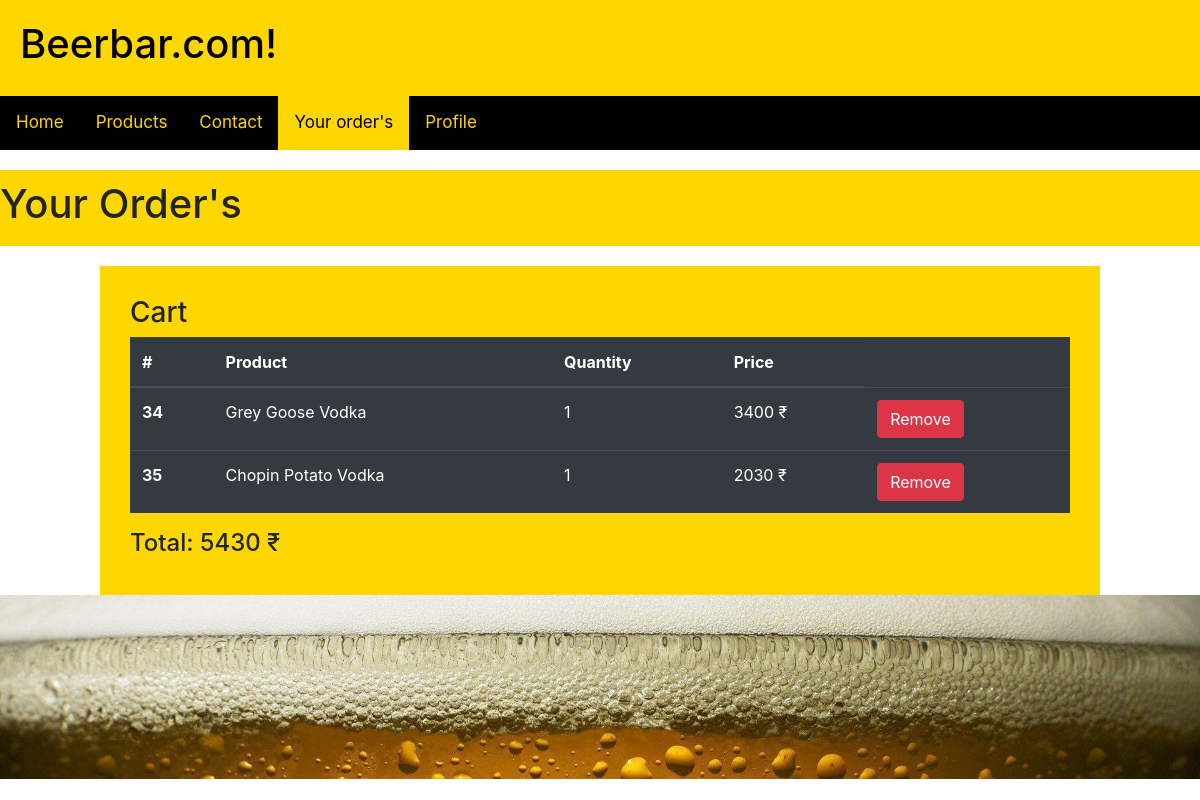
/yourorder (signed in), run on the app's committed database.
### beerbar/models.py (models this page shows, shortened)
class Order(models.Model):
    customer = models.CharField(max_length=70, default='admin')
    name = models.CharField(max_length=70)
    price = models.CharField(max_length=70)

### beerbar/views.py (the view)
# urls.py: path('yourorder', views.yourorder, name='yourorder'),
def yourorder(request):
    if request.user.is_authenticated:
        all_orders = Order.objects.filter(customer=request.user)
        template = loader.get_template('beerbar/yourorder.html')
        total = Order.objects.filter(customer=request.user).aggregate(Sum('price'))
        context = {
            'all_orders':all_orders,
            'total': total
        }
        return HttpResponse(template.render(context, request))
    else:
        return HttpResponseRedirect('login/')

### beerbar/templates/beerbar/yourorder.html (shortened to what this page needs)
{% extends 'beerbar/base.html' %}
{% block body %}
{% load static %}
<html>
<head>
    <link rel="stylesheet" type="text/css" href="{% static 'beerbar/yourorder.css' %}">
</head>
<body>
  <div class="main-heading">
    <h1>Your Order's</h1>
  </div>
  <div class="cart">
    <h3>Cart </h3>
    {% if all_orders %}
    <table class="table  table-dark">
      <thead>
        <tr>
          <th scope="col">#</th>
          <th scope="col">Product</th>
          <th scope="col">Quantity</th>
          <th scope="col">Price</th>
        </tr>
      </thead>
      <tbody>
        {% for order in all_orders %}
        <tr>
          <th scope="row">{{order.id}}</th>
          <td>{{order.name}}</td>
          <td>1</td>
          <td>{{order.price}} ₹ <form action="{% url 'delete' order.id %}" method="POST" >{% csrf_token %}
          <td><input type="submit" class="btn btn-danger " value="Remove"></span></td>
        </form>
        </tr>
        {% endfor %}
      </tbody>
    </table>
    <h4>Total:  {{total.price__sum}} ₹</h4>
    </div>
    {% else %}
    <div class="cartimage">
      <a href="http://127.0.0.1:8000/products"><img  src="{% static 'beerbar/images/cart.jpg'%}" width="500" height="300"></a>
    </div>
    {% endif %}
</body>
</html>
{% endblock %}

### beerbar/static/beerbar/yourorder.css (style rules this page uses)
body { background-image: url('https://images.unsplash.com/photo-1436076863939-06870fe779c2?ixlib=rb-1.2.1&ixid=eyJhcHBfaWQiOjEyMDd9&auto=format&fit=crop&w=1500&q=80'); }
.main-heading { background-color: gold; padding-top: 10px; padding-bottom: 10px; margin-top: 20px; margin-bottom: 20px; }
.cart { background-color: gold; margin-left: 100px; margin-right: 100px; padding: 30px; }

### data on the page
Order: id "34", name "Grey Goose Vodka", price "3400"
Order: id "35", name "Chopin Potato Vodka", price "2030"

### other printed values
{{ total.price__sum }} "5430"
